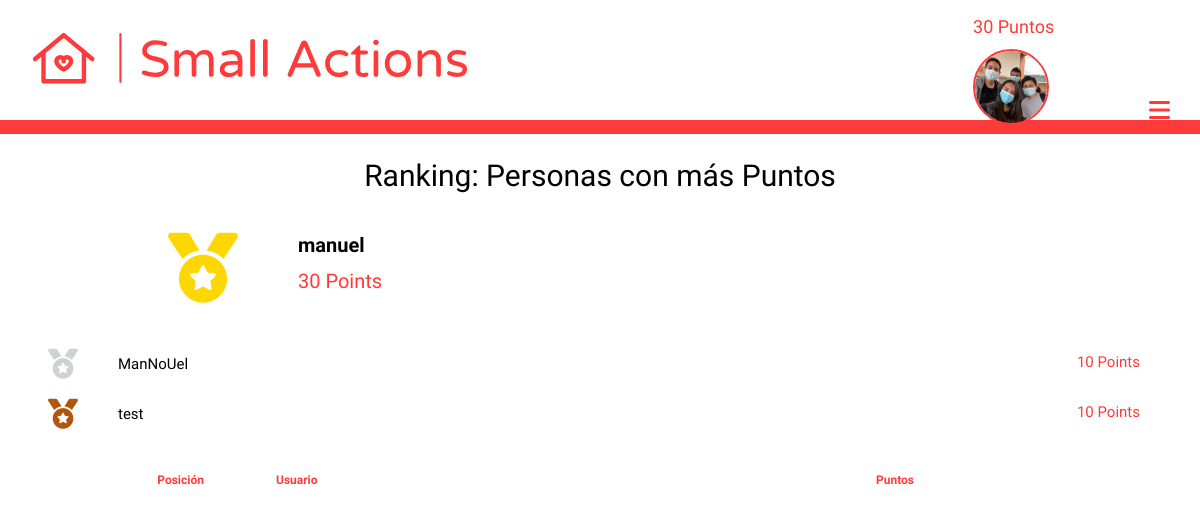
/account/ranking (signed in), run on an earlier commit of the app's database.
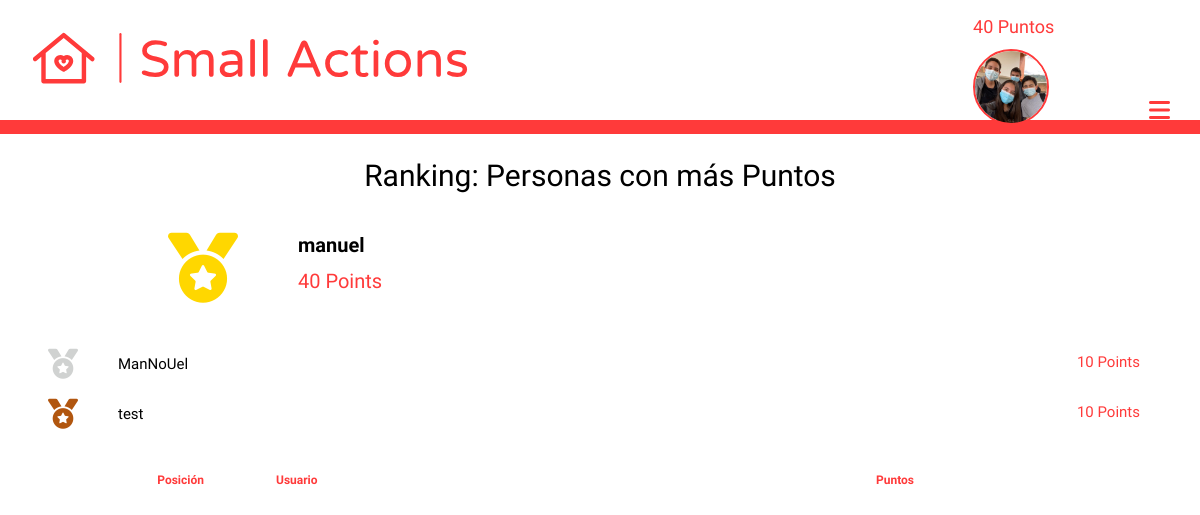
And on a later commit of the database.
### login/models.py (models this page shows, shortened)
class User(AbstractUser):
    points = models.PositiveIntegerField(default=0)
    photo = models.ImageField(upload_to="people", null=True, blank=True)
    latitude = models.DecimalField(max_digits=8, decimal_places=6, null=True, blank=True)
    longitude = models.DecimalField(max_digits=9, decimal_places=6, null=True, blank=True)
    visited = models.ManyToManyField(Help, related_name="persons_visited", null=True, blank=True)
    can_change = models.BooleanField(null=True, blank=True) #Security
    date_forgot = models.DateTimeField(auto_now_add=True)
    random_string = models.CharField(max_length=20, blank=True, null=True, unique=True)
    dark_mode = models.BooleanField(default=False)

### login/views.py (the view)
# urls.py: path('ranking', views.ranking, name="ranking"),
@login_required(login_url='/account/login')
def ranking(request):
    user = User.objects.get(username=request.user)
    all_ranking = User.objects.all().order_by('-points')
    ranking = list(all_ranking).index(user)
    ctx = {'frist' : all_ranking[:3], 'ranking' : ranking}
    return render(request, 'login/ranking.html', ctx)

### templates/login/ranking.html (shortened to what this page needs)
{% extends 'maps/nav.html' %}
{% load static %}
{% block head %}
    <link href="{% static 'login/css/ranking.css' %}" rel="stylesheet">
{% endblock %}
{% block content %}
    <div>
        <h1>Ranking: Personas con más Puntos</h1>
        <div id='superior_grid'>
            <div id='frist_place' class="place">
                <i class="fas fa-medal"></i>
                <h2>{{frist.0.username}}</h2>
                <span>{{frist.0.points}} Points</span>
            </div>
            <div id='second_place' class="other_place place">
                <i class="fas fa-medal"></i>
                <h3>{{frist.1.username}}</h3>
                <span>{{frist.1.points}} Points</span>
            </div>
            <div id='third_place' class="other_place place">
                <i class="fas fa-medal"></i>
                <h4>{{frist.2.username}}</h4>
                <span>{{frist.2.points}} Points</span>
            </div>
        </div>
        <div id='mayor'>
            <div id='headers'>
                <h4>Posición</h4>
                <h4>Usuario</h4>
                <h4>Puntos</h4>
            </div>
        </div>
    </div>
{% endblock %}

### templates/maps/nav.html (shortened to what this page needs)
<!DOCTYPE html>
{% load static %}
<html lang="es">
    <head>
        <link rel="stylesheet" href="{% static 'maps/css/nav.css' %}">
        {% block head %}
        {% endblock %}
    </head>
    <body>
        <header id="all_bar">
            <div id="superior">
                <img src="{% static 'maps/images/logo.svg' %}" id="principal_logo" alt="logo">
                <div id="rigth_superior">
                    {% if request.user.is_authenticated %}
                        <h6>{{request.user.points}} Puntos</h6>
                        {% if request.user.photo %}
                            <a href="{% url 'account' %}"><img src="{{request.user.photo.url}}" alt="account" id="porfile_photo_nav"></a>
                        {% else %}
                            <a href="{% url 'account' %}"><img src="{% static 'maps/images/logo_small_icon_only_inverted.png' %}" alt="account"></a>
                        {% endif %}
                    {% else %}
                        <a href="{% url 'login' %}"><img src="{% static 'maps/images/logo_small_icon_only_inverted.png' %}" alt="account"></a>
                    {% endif %}
                    <i class="fas fa-bars" id="bars"></i>
                </div>
            </div>
            <div id="inferior">
            </div>
        </header>
        {% block content %}
        {% endblock %}
    </body>
</html>

What changed in the data, as far as the page shows it:
changed User "manuel": user.points "30" → "40"; points "30" → "40"
